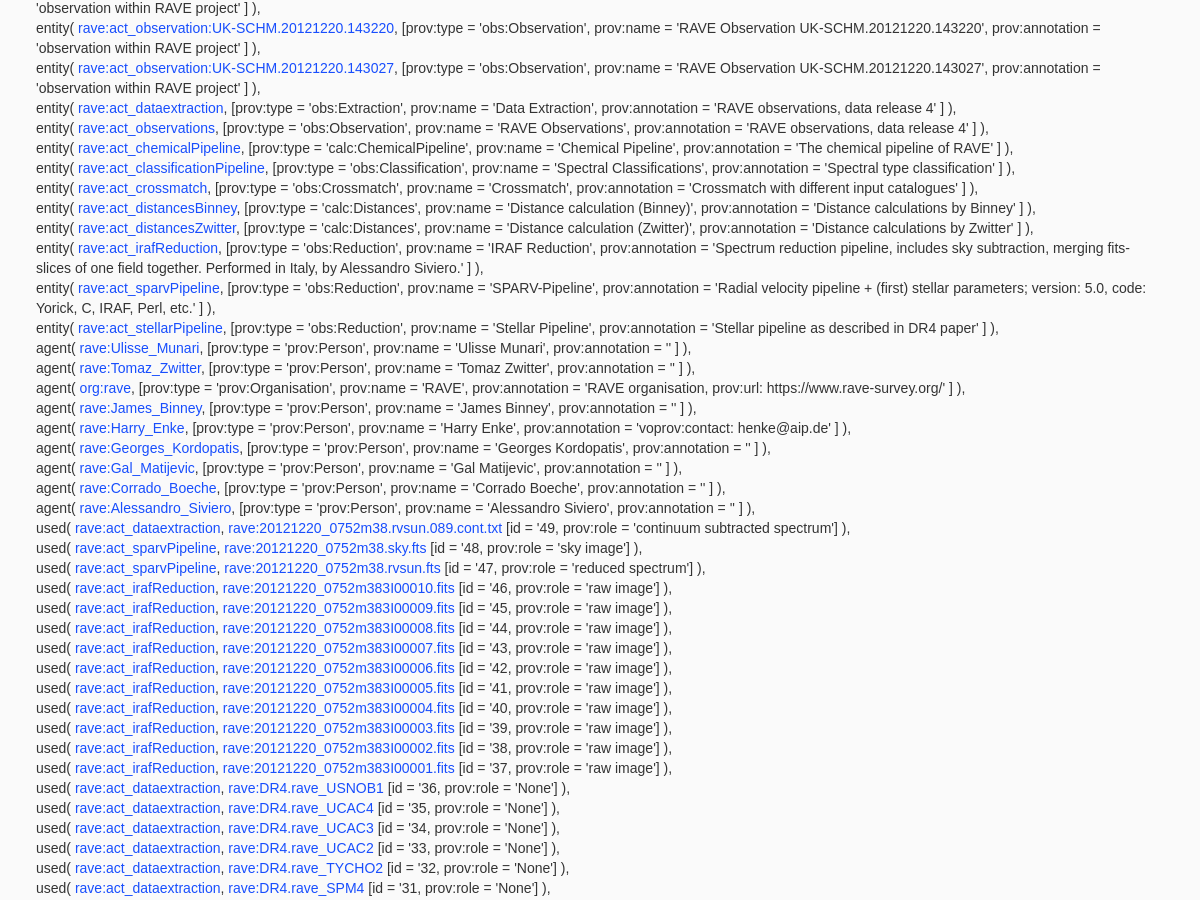
The app's page /provapp/prettyprovn/ (middle part), older data.
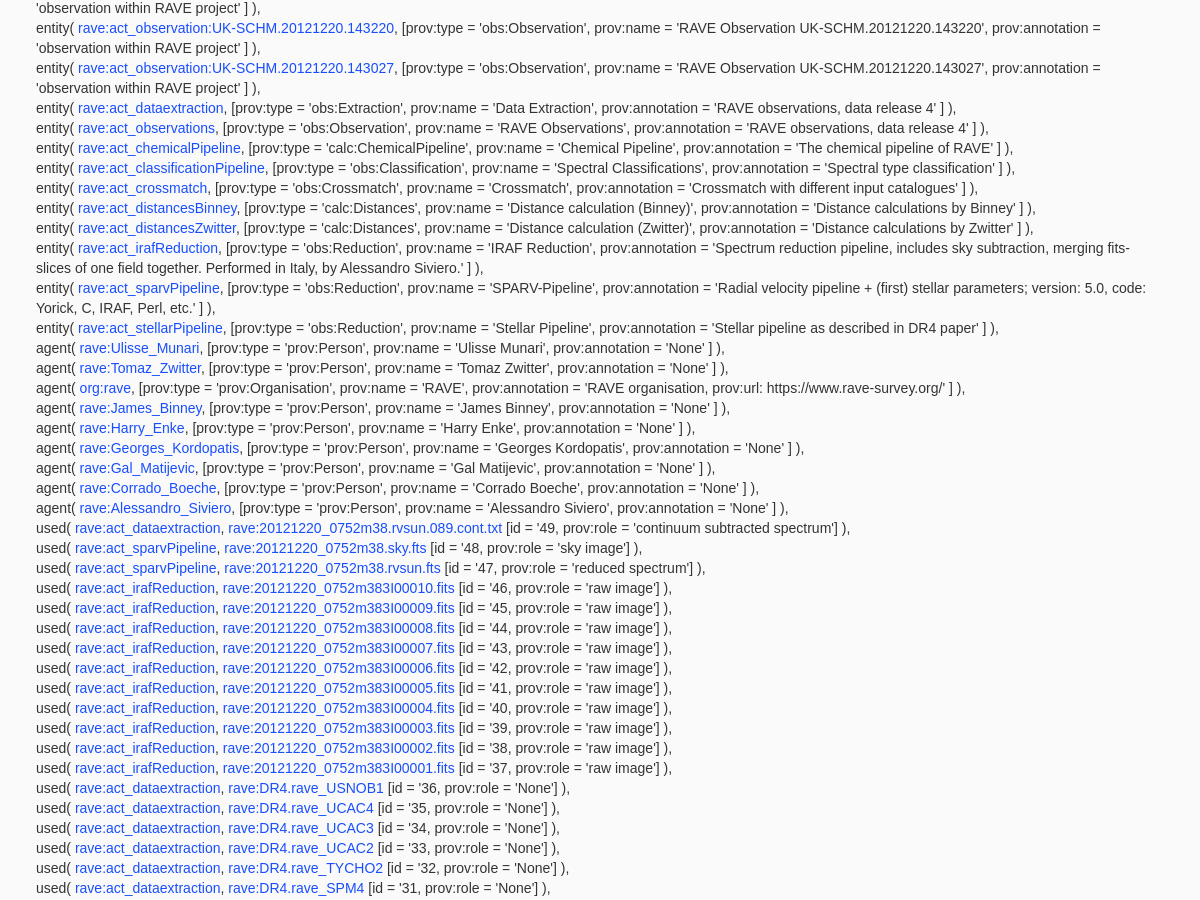
The same page, newer data.
### provapp/models.py (models this page shows, shortened)
@python_2_unicode_compatible
class Agent(models.Model):
    id = models.CharField(primary_key=True, max_length=128)
    name = models.CharField(max_length=128, null=True) # human readable label, firstname + lastname
    type = models.CharField(max_length=128, null=True, choices=AGENT_TYPE_CHOICES) # types of entities: single entity, dataset
    annotation = models.CharField(max_length=1024, null=True)
    email = models.CharField(max_length=128, null=True)

### provapp/views.py (the view)
def prettyprovn(request):
    activity_list = Activity.objects.order_by('-startTime')[:]
    entity_list = Entity.objects.order_by('-name')[:]
    agent_list = Agent.objects.order_by('-name')[:]
    used_list = Used.objects.order_by('-id')[:]
    wasGeneratedBy_list = WasGeneratedBy.objects.order_by('-id')[:]
    wasAssociatedWith_list = WasAssociatedWith.objects.order_by('-id')[:]
    wasAttributedTo_list = WasAttributedTo.objects.order_by('-id')[:]
    return render(request, 'provapp/provn.html',
                 {'activity_list': activity_list,
                  'entity_list': entity_list,
                  'agent_list': agent_list,
                  'used_list': used_list,
                  'wasGeneratedBy_list': wasGeneratedBy_list,
                  'wasAssociatedWith_list': wasAssociatedWith_list,
                  'wasAttributedTo_list': wasAttributedTo_list
                 })

### provapp/templates/provapp/provn.html (shortened to what this page needs)
{% extends "provapp/base.html" %}
{% block content %}
<div>
{% if activity_list %}
    {% for activity in activity_list %}
        <br>
    {% endfor %}
{% endif %}
{% if entity_list %}
    {% for entity in activity_list %}
        <span class="entity">entity</span>( <a href="{% url 'provapp:entity-detail' entity.id %}">{{ entity.id }}</a>,
        [prov:type = '{{ entity.type }}',
         prov:name = '{{ entity.name }}',
         prov:annotation = '{{ entity.annotation }}'
        ] ),
        <br>
    {% endfor %}
{% endif %}
{% if agent_list %}
    {% for ag in agent_list %}
        <span class="agent">agent</span>( <a href="{% url 'provapp:agent-detail' ag.id %}">{{ ag.id }}</a>,
        [prov:type = '{{ ag.type }}',
         prov:name = '{{ ag.name }}',
         prov:annotation = '{{ ag.annotation }}'
        ] ),
        <br>
    {% endfor %}
{% endif %}
{% if used_list %}
    {% for u in used_list %}
        <span class="used">used</span>( <a href="{% url 'provapp:activity-detail' u.activity.id %}">{{ u.activity.id }}</a>,
        <a href="{% url 'provapp:entity-detail' u.entity.id %}">{{ u.entity.id }}</a>
        [id = '{{ u.id }}, prov:role = '{{ u.role }}'] ),
        <br>
    {% endfor %}
{% endif %}
{% if wasGeneratedBy_list %}
    {% for w in wasGeneratedBy_list %}
        <br>
    {% endfor %}
{% endif %}
{% if wasAssociatedWith_list %}
    {% for w in wasAssociatedWith_list %}
        <br>
    {% endfor %}
{% endif %}
{% if wasAttributedTo_list %}
    {% for w in wasAttributedTo_list %}
        <br>
    {% endfor %}
{% endif %}
</div>
{% endblock %}

Row changes from the older to the newer data that the page shows:
changed Agent "rave:Ulisse_Munari": annotation (not shown) → "None"
changed Agent "rave:Tomaz_Zwitter": annotation (not shown) → "None"
changed Agent "rave:James_Binney": annotation (not shown) → "None"
changed Agent "rave:Harry_Enke": annotation "voprov:contact: henke@aip.de" → "None"
changed Agent "rave:Georges_Kordopatis": annotation (not shown) → "None"
changed Agent "rave:Gal_Matijevic": annotation (not shown) → "None"
changed Agent "rave:Corrado_Boeche": annotation (not shown) → "None"
changed Agent "rave:Alessandro_Siviero": annotation (not shown) → "None"
